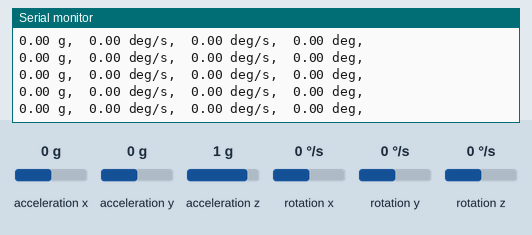
This sketch was run on a simulated Arduino Uno, built with avr-gcc and run on an emulated ATmega328P. Shown: the last lines printed to the serial monitor. Wiring (inferred from the names in the program): MPU-6050 motion sensor at I2C address 0x68. The test bench sets the inputs (shaded band); at power-on: acceleration x 0 g, rotation x 0 °/s, acceleration y 0 g, acceleration z 1 g, rotation y 0 °/s, rotation z 0 °/s.

Above: at 1.2 s.
1.3 s: acceleration x set to -1.4 g
At 1.8 s:
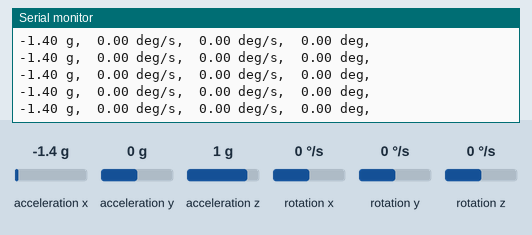
2.8 s: rotation x set to 100 °/s
At 3.8 s:
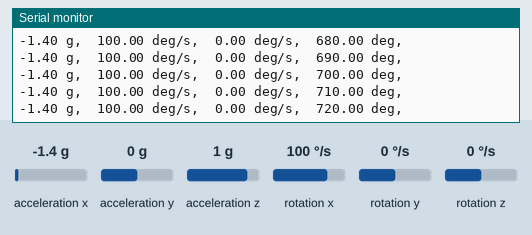
5.8 s: rotation x set to 0 °/s
At 6.9 s:
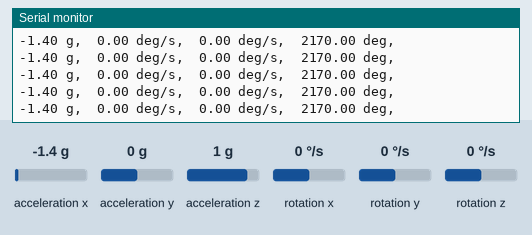
14.8 s: rotation x set to -192 °/s
At 15.6 s:
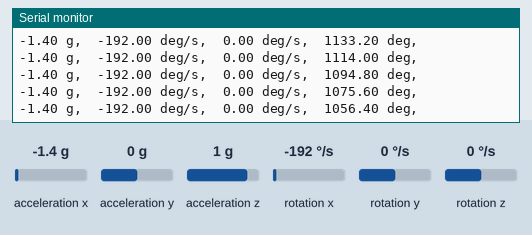
Timing chart, 0 to 17.8 s (numbered marks = the images above; inputs shaded):
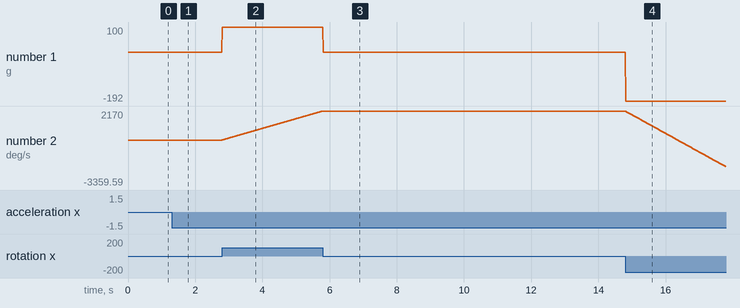

The sketch:

bias.ino
```cpp
#include <Wire.h>
#define MS 10
#define AVE_COUNT 100

void setup() {
  // omajinai begin
  Serial.begin(115200); //シリアル通信のデータ転送レートを設定しポート開放
  Serial.println("--- Started ---");

  Wire.begin();         //I2C通信開始
  // センサ開始動作
  Wire.beginTransmission(0x68); //アドレス0x68指定でMPU-6050を選択、送信処理開始
  Wire.write(0x6B);             //MPU6050_PWR_MGMT_1レジスタのアドレス指定
  Wire.write(0x00);             //0を書き込むことでセンサ動作開始
  Wire.endTransmission();       //スレーブデバイスに対する送信を完了
  // omajinai end
}

double deg = 0, gx_ave = 0, gx_bias = 0;
int currentAveCount = 0;

void loop() {

  // omajinai begin
  // スタートアドレスの設定とデータの要求処理
  Wire.beginTransmission(0x68);     //アドレス0x68指定でMPU-6050を選択、送信処理開始
  Wire.write(0x3B);                 //ACCEL_XOUT_Hレジスタのアドレス指定
  Wire.endTransmission(false);      //false設定で接続維持
  Wire.requestFrom(0x68, 14, true); //MPU-6050に対して14byte分データを要求、I2Cバス開放

  int16_t ax, ay, az, gx, gy, gz, Temp; //符号付き整数を格納する16ビットの変数型の設定

  //シフト演算と論理和で16bitのデータを変数に格納
  //ax～gzまで、16bit(2byte) × 7 = 14byte
  ax = Wire.read() << 8 | Wire.read();    //x軸の加速度の読み取り 16bit
  ay = Wire.read() << 8 | Wire.read();    //y軸の加速度の読み取り 16bit
  az = Wire.read() << 8 | Wire.read();    //z軸の加速度の読み取り 16bit
  Temp  = Wire.read() << 8 | Wire.read(); //温度の読み取り 16bit
  gx = Wire.read() << 8 | Wire.read();    //x軸の角速度の読み取り 16bit
  gy = Wire.read() << 8 | Wire.read();    //y軸の角速度の読み取り 16bit
  gz = Wire.read() << 8 | Wire.read();    //z軸の角速度の読み取り 16bit
  // omajinai end

  double gx_f = gx;

  gx_f = gx_f / (double)131.0;

  if(currentAveCount == 0) {
    gx_ave = gx_f;
  } else if(currentAveCount < AVE_COUNT) {
    gx_ave += gx_f;
  } else {
    gx_ave /= (double)AVE_COUNT;
     deg += (gx_f - gx_ave) / MS;
  }

  //データの表示 1LSBの値はデータシートに記載
  //AFS_SEL設定 = 0, ±2g, 16384LSB/g
  //FS_SEL設定  = 0, ±250deg/s, 131LSB/deg/s
  Serial.print(ax/16384.0); Serial.print(" g,  ");     //1LSBを加速度(G)に換算してシリアルモニタに表示
  //Serial.print(ay/16384.0); Serial.print(" g,  ");     //1LSBを加速度(G)に換算してシリアルモニタに表示
  //Serial.print(az/16384.0); Serial.print(" g,  ");     //1LSBを加速度(G)に換算してシリアルモニタに表示
  Serial.print(gx_f); Serial.print(" deg/s,  ");   //1LSBを角速度(deg/s)に換算してシリアルモニタに表示
  Serial.print(gx_ave); Serial.print(" deg/s,  ");
  Serial.print(deg); Serial.print(" deg,  \n");
  //Serial.print(gy/131.0); Serial.print(" deg/s,  ");   //1LSBを角速度(deg/s)に換算してシリアルモニタに表示
  //Serial.print(gz/131.0); Serial.println(" deg/s,  "); //1LSBを角速度(deg/s)に換算してシリアルモニタに表示

  delay(MS);

  currentAveCount++;
}
```

Measured:
- after the input at 1.3 s, the serial monitor: prints a new line at once (image 1)
- after the input at 2.8 s, the serial monitor: prints a new line at once (image 2)
- after the input at 14.8 s, the serial monitor: prints a new line at once (image 4)
- plotted number 1: 0 → 100 after the input at 2.8 s, 0 → -192 after the input at 14.8 s
- plotted number 2: 0 → 2170 after the input at 2.8 s, 2170 → -3359.59 after the input at 14.8 s
